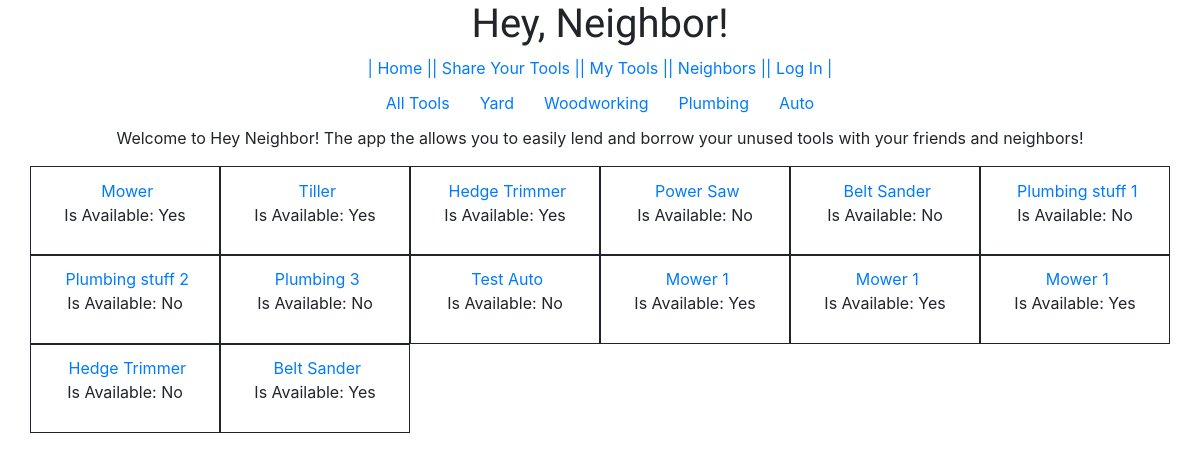
Before: / with the older database file.
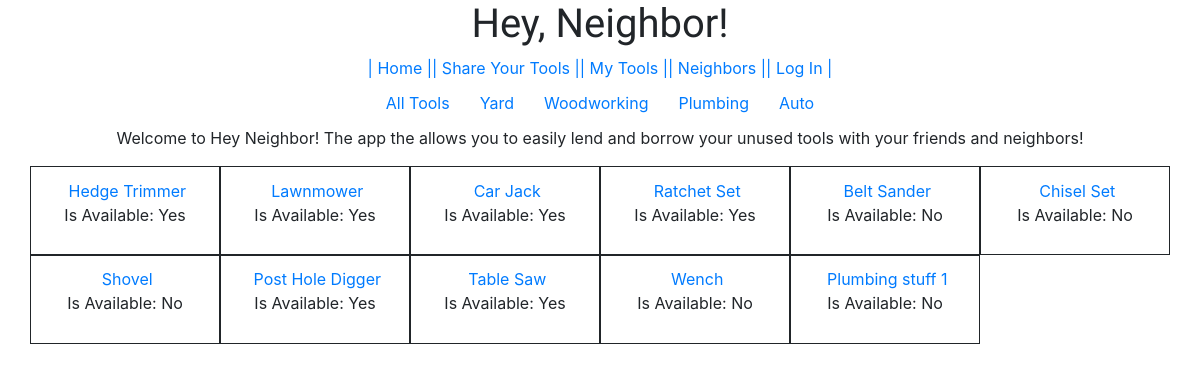
After: the same page with the newer database file.
### hey_neighbor/models.py (models this page shows, shortened)
class Tool(models.Model):
    AVAILABLE_TYPES = [
    ('YARD', 'Yard'),
    ('WOODWORKING', 'Woodworking'),
    ('PLUMBING', 'Plumbing'),
    ('AUTO', 'Auto')
    ]
    owner = models.ForeignKey(User, on_delete=models.CASCADE)
    tool = models.CharField(max_length=255, default='')
    types = models.CharField(max_length=255, choices=AVAILABLE_TYPES, default='YARD')
    date_posted = models.DateTimeField('Date Posted', default=timezone.now)
    availability = models.BooleanField(default=False)

### hey_neighbor/views.py (the view)
# urls.py: path('', views.IndexView.as_view(), name='index'),
class IndexView(generic.ListView):
    template_name = 'hey_neighbor/index.html'
    def get_queryset(self):
        if 'selection' in self.kwargs:
            tools = Tool.objects.filter(types=self.kwargs['selection'].upper())
        else:
            tools = Tool.objects.all()
        context = {
            'tools': tools,
            'headings': ['Yard', 'Woodworking', 'Plumbing', 'Auto']
        }
        return context

### hey_neighbor/templates/hey_neighbor/index.html (shortened to what this page needs)
{% extends 'hey_neighbor/base.html' %}
{% block content %}
<div class='navs row justify-content-center'>
  <a href="{% url 'hey_neighbor:index' %}"><span class='col-sm-2'>All Tools </span></a>
{% for heading in object_list.headings %}
  <a href="{% url 'hey_neighbor:selection' heading %}"><span class='col-sm-2'>{{heading.capitalize}} </span></a>
{% endfor %}
</div>
<div class='row justify-content-center'>
  <p> Welcome to Hey Neighbor! The app the allows you to easily lend and borrow your unused tools with your friends and neighbors!</p>
</div>
<div class='row'>
{% if object_list %}
{% for object in object_list.tools %}
  <section class='posting col-md-2'>
    <a href="{% url 'hey_neighbor:detail' object.pk %}" for='choice{{forloop.counter}}'>{{object.tool}}</a>
    {% if object.availability == True %}
    <p> Is Available: Yes</p>
    {% else %}
    <p> Is Available: No</p>
    {% endif %}
  </section>
{% endfor %}
{% else %}
</div>
<p>There was an issue</p>
{% endif %}
{% endblock %}

### hey_neighbor/templates/hey_neighbor/base.html (shortened to what this page needs)
{% load static %}
<html lang="en" dir="ltr">
  <head>
    <link rel='stylesheet' type='text/css' href="{% static 'hey_neighbor/base.css' %}">
    <link rel="stylesheet" href="https://stackpath.bootstrapcdn.com/bootstrap/4.3.1/css/bootstrap.min.css">
  </head>
  <body>
    <main class="container">
    {% include 'hey_neighbor/nav.html' %}
    {% block content %}
    {% endblock %}
    </main>
  </body>
</html>

### hey_neighbor/templates/hey_neighbor/nav.html
<header>
  <div class='row justify-content-center'>
    <h1 class='heads'>Hey, Neighbor!</h1>
  </div>
  <div class='navs row justify-content-center'>
  <a href="{% url 'hey_neighbor:index' %}"><span>| Home |</span></a>
  <a href="{% url 'hey_neighbor:tool_new' %}"><span>| Share Your Tools |</span></a>
  <a href="{% url 'hey_neighbor:my_tool' %}"><span>| My Tools |</span></a>
  <a href="{% url 'hey_neighbor:neighbors' %}"><span>| Neighbors |</span></a>
  {% if not request.user.is_authenticated %}
  <a href="{% url 'accounts:login' %}"><span>| Log In |</span></a>
  {% else %}
  <a href="{% url 'logout' %}"><span>| Log Out |</span></a>
  {% endif %}
  </div>
</header>

### hey_neighbor/static/hey_neighbor/base.css (style rules this page uses)
body { box-sizing: border-box; background-color: red; }
.heads { font-family: 'Dancing Script', cursive; }
.posting { padding: 1%; text-align: center; border: solid 1px; }
.navs { padding-bottom: 1%; }

Changed rows visible on the page:
removed Tool: tool "Mower", availability "Is Available: Yes"
removed Tool: tool "Tiller", availability "Is Available: Yes"
removed Tool: tool "Power Saw", availability "Is Available: No"
removed Tool: tool "Plumbing stuff 2", availability "Is Available: No"
removed Tool: tool "Plumbing 3", availability "Is Available: No"
removed Tool: tool "Test Auto", availability "Is Available: No"
removed Tool: tool "Mower 1", availability "Is Available: Yes"
removed Tool: tool "Mower 1", availability "Is Available: Yes"
removed Tool: tool "Mower 1", availability "Is Available: Yes"
removed Tool: tool "Hedge Trimmer", availability "Is Available: No"
removed Tool: tool "Belt Sander", availability "Is Available: Yes"
added Tool: tool "Lawnmower", availability "Is Available: Yes"
added Tool: tool "Car Jack", availability "Is Available: Yes"
added Tool: tool "Ratchet Set", availability "Is Available: Yes"
added Tool: tool "Chisel Set", availability "Is Available: No"
added Tool: tool "Shovel", availability "Is Available: No"
added Tool: tool "Post Hole Digger", availability "Is Available: Yes"
added Tool: tool "Table Saw", availability "Is Available: Yes"
added Tool: tool "Wench", availability "Is Available: No"
